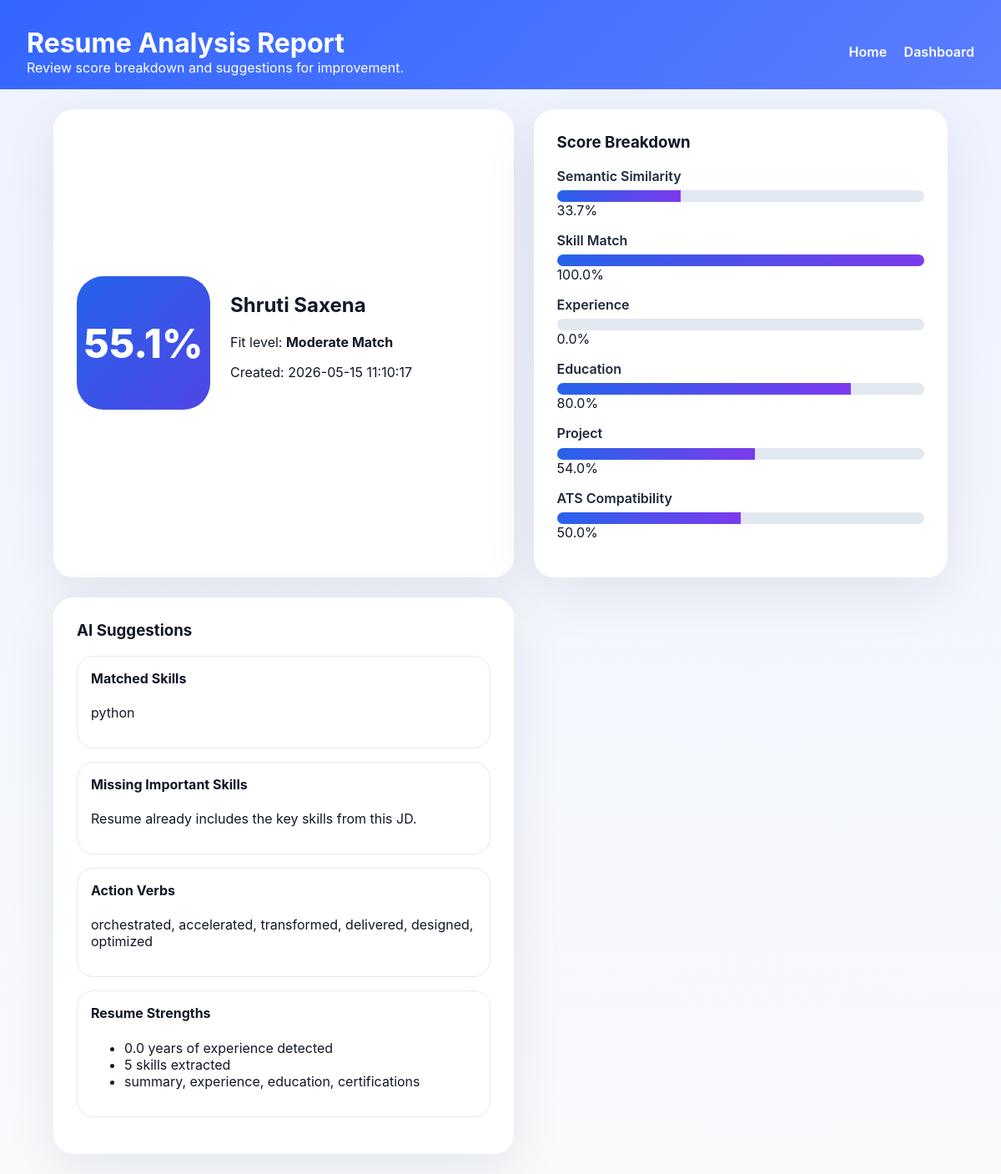
Page /results/1 (signed in) on the committed database.
### tables this page shows
CREATE TABLE analyses (
    id INTEGER PRIMARY KEY AUTOINCREMENT,
    user_id INTEGER,
    candidate_name TEXT,
    resume_text TEXT,
    jd_text TEXT,
    overall_score REAL,
    fit_level TEXT,
    features_json TEXT,
    suggestions_json TEXT,
    details_json TEXT,
    created_at TEXT NOT NULL,
    FOREIGN KEY(user_id) REFERENCES users(id)
);

### app.py (the view)
@app.route("/results/<int:analysis_id>")
def results(analysis_id):
    record = fetch_analysis(analysis_id)
    if not record:
        flash("Analysis result not found.", "danger")
        return redirect(url_for("index"))
    record_data = {
        "id": record["id"],
        "candidate_name": record["candidate_name"],
        "created_at": record["created_at"],
        "overall_score": record["overall_score"],
        "fit_level": record["fit_level"],
        "features": json.loads(record["features_json"]),
        "suggestions": json.loads(record["suggestions_json"]),
        "details": json.loads(record["details_json"]),
    }
    return render_template("results.html", record=record_data)

### app.py (called while the page is built)
@app.context_processor
def inject_user():
    return {
        "authenticated": "user_id" in session,
        "username": session.get("username", ""),
    }

### database/db_utils.py (called while the page is built)
def get_db_connection():
    connection = sqlite3.connect(DB_PATH)
    connection.row_factory = sqlite3.Row
    return connection

def fetch_analysis(analysis_id):
    with get_db_connection() as conn:
        cursor = conn.cursor()
        cursor.execute("SELECT * FROM analyses WHERE id = ?", (analysis_id,))
        return cursor.fetchone()

### templates/results.html (shortened to what this page needs)
<!DOCTYPE html>
<html lang="en">
  <head>
    <link rel="stylesheet" href="{{ url_for('static', filename='styles/style.css') }}" />
  </head>
  <body>
    <header class="hero-header small">
      <div class="brand">
        <h1>Resume Analysis Report</h1>
        <p>Review score breakdown and suggestions for improvement.</p>
      </div>
      <nav>
        <a href="{{ url_for('index') }}">Home</a>
        <a href="{{ url_for('dashboard') }}">Dashboard</a>
      </nav>
    </header>
    <main class="results-grid">
      <section class="panel result-summary">
        <div class="score-badge">
          <span>{{ record.overall_score }}%</span>
        </div>
        <div>
          <h2>{{ record.candidate_name }}</h2>
          <p>Fit level: <strong>{{ record.fit_level }}</strong></p>
          <p>Created: {{ record.created_at[:19].replace('T',' ') }}</p>
        </div>
      </section>
      <section class="panel results-breakdown">
        <h3>Score Breakdown</h3>
        <div class="progress-item">
          <label>Semantic Similarity</label>
          <div class="progress-bar"><span style="width: {{ record.features.semantic_similarity * 100 }}%"></span></div>
          <span>{{ record.features.semantic_similarity * 100 | round(0) }}%</span>
        </div>
        <div class="progress-item">
          <label>Skill Match</label>
          <div class="progress-bar"><span style="width: {{ record.features.skill_match * 100 }}%"></span></div>
          <span>{{ record.features.skill_match * 100 | round(0) }}%</span>
        </div>
        <div class="progress-item">
          <label>Experience</label>
          <div class="progress-bar"><span style="width: {{ record.features.experience * 100 }}%"></span></div>
          <span>{{ record.features.experience * 100 | round(0) }}%</span>
        </div>
        <div class="progress-item">
          <label>Education</label>
          <div class="progress-bar"><span style="width: {{ record.features.education * 100 }}%"></span></div>
          <span>{{ record.features.education * 100 | round(0) }}%</span>
        </div>
        <div class="progress-item">
          <label>Project</label>
          <div class="progress-bar"><span style="width: {{ record.features.project * 100 }}%"></span></div>
          <span>{{ record.features.project * 100 | round(0) }}%</span>
        </div>
        <div class="progress-item">
          <label>ATS Compatibility</label>
          <div class="progress-bar"><span style="width: {{ record.features.ats * 100 }}%"></span></div>
          <span>{{ record.features.ats * 100 | round(0) }}%</span>
        </div>
      </section>
      <section class="panel suggestions-panel">
        <h3>AI Suggestions</h3>
        <div class="suggestion-card">
          <h4>Matched Skills</h4>
          {% if record.features.matched_skills %}
          <p>{{ record.features.matched_skills | join(', ') }}</p>
          {% else %}
          <p>No direct matches found.</p>
          {% endif %}
        </div>
        <div class="suggestion-card">
          <h4>Missing Important Skills</h4>
          {% if record.features.missing_skills %}
          <p>{{ record.features.missing_skills | join(', ') }}</p>
          {% else %}
          <p>Resume already includes the key skills from this JD.</p>
          {% endif %}
        </div>
        <div class="suggestion-card">
          <h4>Action Verbs</h4>
          <p>{{ record.suggestions.strong_action_verbs | join(', ') }}</p>
        </div>
        <div class="suggestion-card">
          <h4>Resume Strengths</h4>
          <ul>
            <li>{{ record.details.years_experience }} years of experience detected</li>
            <li>{{ record.details.resume_skill_count }} skills extracted</li>
            <li>{{ record.details.resume_sections | join(', ') }}</li>
          </ul>
        </div>
      </section>
    </main>
  </body>
</html>

### static/styles/style.css (style rules this page uses)
:root { color-scheme: light; --bg: #f7f8fb; --surface: #ffffff; --surface-strong: #1e293b; --text: #111827; --muted: #475569; --primary: #2563eb; --primary-hover: #1d4ed8; --border: #e2e8f0; --success: #16a34a; --warning: #f59e0b; --danger: #dc2626; }
* { box-sizing: border-box; }
body { margin: 0; min-height: 100vh; font-family: Inter, system-ui, -apple-system, BlinkMacSystemFont, 'Segoe UI', sans-serif; background: linear-gradient(180deg, #eef2ff 0%, #f8fafc 100%); color: var(--text); }
.hero-header { display: flex; flex-wrap: wrap; justify-content: space-between; align-items: center; gap: 1rem; padding: 2rem 2rem 1.5rem; background: linear-gradient(135deg, #3366ff 0%, #5b7dff 100%); color: white; }
.hero-header.small { padding-bottom: 1rem; }
.hero-header .brand h1, .hero-header .brand p { margin: 0; }
nav a { color: white; text-decoration: none; margin-left: 1rem; font-weight: 600; }
.page-grid, .dashboard-grid, .results-grid { display: grid; gap: 1.5rem; max-width: 1120px; margin: 0 auto; padding: 1.5rem; }
.panel { background: var(--surface); border: 1px solid var(--border); border-radius: 24px; padding: 1.75rem; box-shadow: 0 20px 65px rgba(15, 23, 42, 0.08); }
.panel h2, .panel h3, .panel h4 { margin-top: 0; }
label { display: block; margin-bottom: 0.5rem; font-weight: 600; color: var(--surface-strong); }
.result-summary, .results-breakdown, .suggestions-panel, .dashboard-summary, .records-panel { border: none; }
.result-summary { display: grid; grid-template-columns: 160px 1fr; gap: 1.5rem; align-items: center; text-align: left; }
.score-badge { background: linear-gradient(135deg, #2563eb 0%, #4f46e5 100%); color: white; border-radius: 32px; width: 160px; height: 160px; display: grid; place-items: center; font-size: 3rem; font-weight: 800; }
.progress-item { margin-bottom: 1rem; }
.progress-item label { display: block; margin-bottom: 0.45rem; }
.progress-bar { height: 14px; background: #e2e8f0; border-radius: 999px; overflow: hidden; }
.progress-bar span { display: block; height: 100%; background: linear-gradient(90deg, #2563eb 0%, #7c3aed 100%); }
.suggestion-card { padding: 1rem; border-radius: 20px; border: 1px solid #e2e8f0; margin-bottom: 1rem; }
@media (min-width: 900px) { .results-grid { grid-template-columns: 1fr 0.9fr; } }

### rows in the picture
analyses: overall_score "55.1", candidate_name "Shruti Saxena", fit_level "Moderate Match", created_at "2026-05-15 11:10:17"

### other values in the picture
{{ record.features.semantic_similarity * 100 | round(0) }} "33.7"
{{ record.features.skill_match * 100 | round(0) }} "100.0"
{{ record.features.experience * 100 | round(0) }} "0.0"
{{ record.features.education * 100 | round(0) }} "80.0"
{{ record.features.project * 100 | round(0) }} "54.0"
{{ record.features.ats * 100 | round(0) }} "50.0"
{{ record.features.matched_skills | join(', ') }} "python"
{{ record.suggestions.strong_action_verbs | join(', ') }} "orchestrated, accelerated, transformed, delivered, designed, optimized"
{{ record.details.years_experience }} "0.0"
{{ record.details.resume_skill_count }} "5"
{{ record.details.resume_sections | join(', ') }} "summary, experience, education, certifications"
